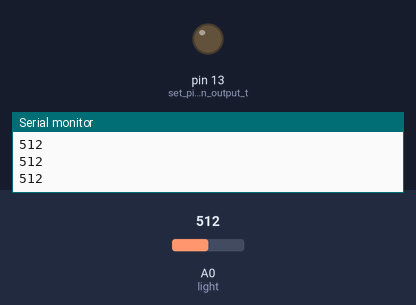
Simulated run of this sketch. Board: Arduino Uno, built with avr-gcc and run on an emulated ATmega328P. Shown: output pins drawn as LEDs (lit = HIGH), the last lines printed to the serial monitor. Inputs (shaded band) come from the test bench; at power-on: A0 (light) = 512.

Above: at 1.2 s.
1.3 s: A0 (light) set to 741
4.3 s: A0 (light) set to 758
At 5.5 s:
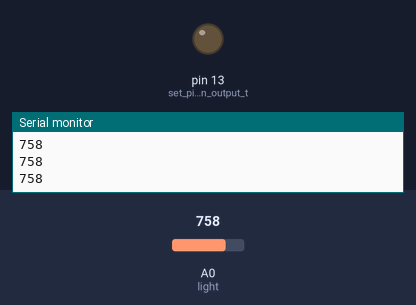
5.8 s: A0 (light) set to 740
At 5.9 s:
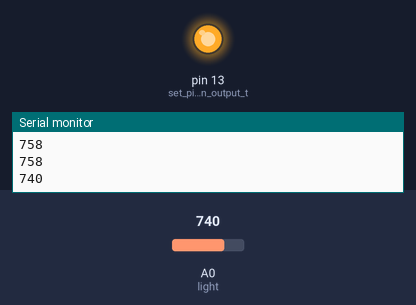
8.8 s: A0 (light) set to 760
At 9.7 s:
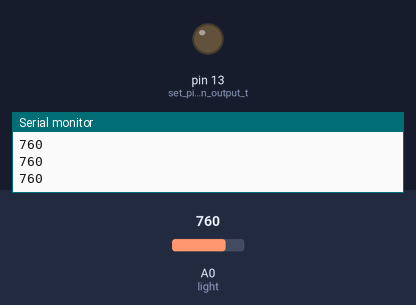
Timing chart, 0 to 11.3 s (numbered marks = the images above; inputs shaded):
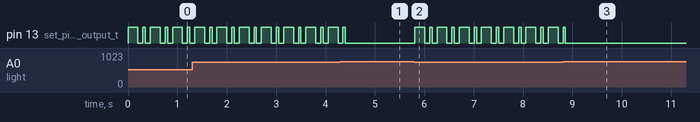

The sketch:

1c_photoresistor.ino
```cpp
/*
  Terry Field, Student # 3721738
  COMP 444
  November 18th, 2024

  This sketch implements the coding challenges for Project 1C of the SparkFun Inventor's Kit
  guide.

*/

int photoresistor = 0;              //this variable will hold a value based on the brightness of the ambient light
int threshold = 750;                //if the photoresistor reading is below this value the the light will turn on

void setup()
{
  Serial.begin(9600);               //start a serial connection with the computer

  pinMode(13, OUTPUT);              //set pin 13 as an output that can be set to HIGH or LOW
}

void loop()
{
  //read the brightness of the ambient light
  photoresistor = analogRead(A0);   //set photoresistor to a number between 0 and 1023 based on how bright the ambient light is
  Serial.println(photoresistor);    //print the value of photoresistor in the serial monitor on the computer

  //if the photoresistor value is below the threshold turn the light on, otherwise turn it off
  if (photoresistor < threshold) {
    digitalWrite(13, HIGH);         // Turn on the LED
    delay(200);
    digitalWrite(13, LOW);
    delay(100);
    digitalWrite(13, HIGH);
    delay(50);
    digitalWrite(13, LOW);
  } else {
    digitalWrite(13, LOW);          // Turn off the LED
  }

  delay(100);                       //short delay to make the printout easier to read
}
```

Measured:
- after the input at 4.3 s, pin 13 (set_pin_13_as_an_output_t): goes on until 4.4 s, then stays LOW
- after the input at 5.8 s, pin 13 (set_pin_13_as_an_output_t): LOW → HIGH at once, then repeats every 0.45 s: LOW 0.10 s, HIGH 0.05 s, LOW 0.10 s, HIGH 0.20 s
- after the input at 8.8 s, pin 13 (set_pin_13_as_an_output_t): goes on until 8.9 s, then stays LOW
- by itself, pin 13 (set_pin_13_as_an_output_t): repeats every 0.45 s: LOW 0.10 s, HIGH 0.05 s, LOW 0.10 s, HIGH 0.20 s
